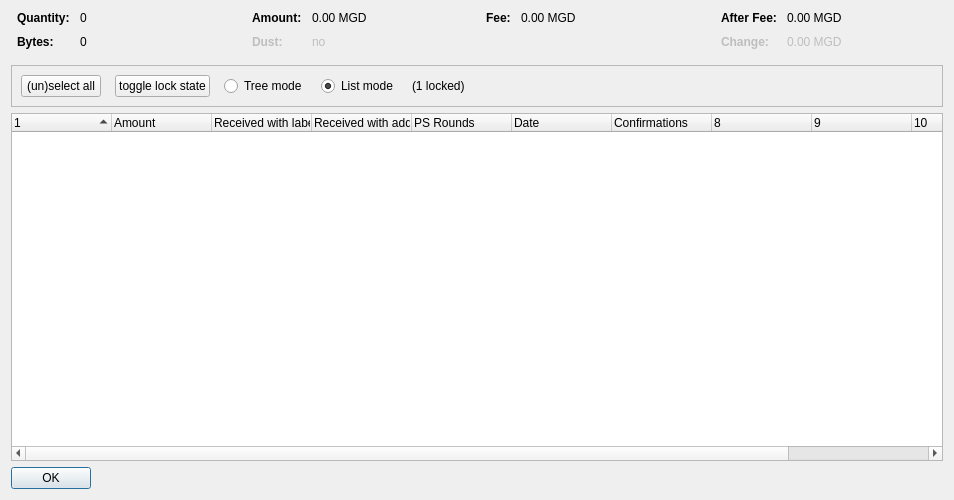
<?xml version="1.0" encoding="UTF-8"?>
<ui version="4.0">
 <class>CoinControlDialog</class>
 <widget class="QDialog" name="CoinControlDialog">
  <property name="geometry">
   <rect>
    <x>0</x>
    <y>0</y>
    <width>954</width>
    <height>500</height>
   </rect>
  </property>
  <property name="windowTitle">
   <string>Coin Selection</string>
  </property>
  <layout class="QVBoxLayout" name="verticalLayout">
   <item>
    <layout class="QHBoxLayout" name="horizontalLayoutTop" stretch="0,0,0,0">
     <property name="topMargin">
      <number>0</number>
     </property>
     <property name="bottomMargin">
      <number>10</number>
     </property>
     <item>
      <layout class="QFormLayout" name="formLayoutCoinControl1">
       <property name="horizontalSpacing">
        <number>10</number>
       </property>
       <property name="verticalSpacing">
        <number>10</number>
       </property>
       <property name="leftMargin">
        <number>6</number>
       </property>
       <property name="rightMargin">
        <number>6</number>
       </property>
       <item row="0" column="0">
        <widget class="QLabel" name="labelCoinControlQuantityText">
         <property name="font">
          <font>
           <weight>75</weight>
           <bold>true</bold>
          </font>
         </property>
         <property name="text">
          <string>Quantity:</string>
         </property>
        </widget>
       </item>
       <item row="0" column="1">
        <widget class="QLabel" name="labelCoinControlQuantity">
         <property name="cursor">
          <cursorShape>IBeamCursor</cursorShape>
         </property>
         <property name="contextMenuPolicy">
          <enum>Qt::ActionsContextMenu</enum>
         </property>
         <property name="text">
          <string notr="true">0</string>
         </property>
         <property name="textInteractionFlags">
          <set>Qt::LinksAccessibleByMouse|Qt::TextSelectableByKeyboard|Qt::TextSelectableByMouse</set>
         </property>
        </widget>
       </item>
       <item row="1" column="0">
        <widget class="QLabel" name="labelCoinControlBytesText">
         <property name="font">
          <font>
           <weight>75</weight>
           <bold>true</bold>
          </font>
         </property>
         <property name="text">
          <string>Bytes:</string>
         </property>
        </widget>
       </item>
       <item row="1" column="1">
        <widget class="QLabel" name="labelCoinControlBytes">
         <property name="cursor">
          <cursorShape>IBeamCursor</cursorShape>
         </property>
         <property name="contextMenuPolicy">
          <enum>Qt::ActionsContextMenu</enum>
         </property>
         <property name="text">
          <string notr="true">0</string>
         </property>
         <property name="textInteractionFlags">
          <set>Qt::LinksAccessibleByMouse|Qt::TextSelectableByKeyboard|Qt::TextSelectableByMouse</set>
         </property>
        </widget>
       </item>
      </layout>
     </item>
     <item>
      <layout class="QFormLayout" name="formLayoutCoinControl2">
       <property name="horizontalSpacing">
        <number>10</number>
       </property>
       <property name="verticalSpacing">
        <number>10</number>
       </property>
       <property name="leftMargin">
        <number>6</number>
       </property>
       <property name="rightMargin">
        <number>6</number>
       </property>
       <item row="0" column="0">
        <widget class="QLabel" name="labelCoinControlAmountText">
         <property name="font">
          <font>
           <weight>75</weight>
           <bold>true</bold>
          </font>
         </property>
         <property name="text">
          <string>Amount:</string>
         </property>
        </widget>
       </item>
       <item row="0" column="1">
        <widget class="QLabel" name="labelCoinControlAmount">
         <property name="cursor">
          <cursorShape>IBeamCursor</cursorShape>
         </property>
         <property name="contextMenuPolicy">
          <enum>Qt::ActionsContextMenu</enum>
         </property>
         <property name="text">
          <string notr="true">0.00 MGD</string>
         </property>
         <property name="textInteractionFlags">
          <set>Qt::LinksAccessibleByMouse|Qt::TextSelectableByKeyboard|Qt::TextSelectableByMouse</set>
         </property>
        </widget>
       </item>
       <item row="1" column="0">
        <widget class="QLabel" name="labelCoinControlLowOutputText">
         <property name="enabled">
          <bool>false</bool>
         </property>
         <property name="font">
          <font>
           <weight>75</weight>
           <bold>true</bold>
          </font>
         </property>
         <property name="text">
          <string>Dust:</string>
         </property>
        </widget>
       </item>
       <item row="1" column="1">
        <widget class="QLabel" name="labelCoinControlLowOutput">
         <property name="enabled">
          <bool>false</bool>
         </property>
         <property name="cursor">
          <cursorShape>IBeamCursor</cursorShape>
         </property>
         <property name="contextMenuPolicy">
          <enum>Qt::ActionsContextMenu</enum>
         </property>
         <property name="text">
          <string notr="true">no</string>
         </property>
         <property name="textInteractionFlags">
          <set>Qt::LinksAccessibleByMouse|Qt::TextSelectableByKeyboard|Qt::TextSelectableByMouse</set>
         </property>
        </widget>
       </item>
      </layout>
     </item>
     <item>
      <layout class="QFormLayout" name="formLayoutCoinControl3">
       <property name="horizontalSpacing">
        <number>10</number>
       </property>
       <property name="verticalSpacing">
        <number>10</number>
       </property>
       <property name="leftMargin">
        <number>6</number>
       </property>
       <property name="rightMargin">
        <number>6</number>
       </property>
       <item row="0" column="0">
        <widget class="QLabel" name="labelCoinControlFeeText">
         <property name="font">
          <font>
           <weight>75</weight>
           <bold>true</bold>
          </font>
         </property>
         <property name="text">
          <string>Fee:</string>
         </property>
        </widget>
       </item>
       <item row="0" column="1">
        <widget class="QLabel" name="labelCoinControlFee">
         <property name="cursor">
          <cursorShape>IBeamCursor</cursorShape>
         </property>
         <property name="contextMenuPolicy">
          <enum>Qt::ActionsContextMenu</enum>
         </property>
         <property name="text">
          <string notr="true">0.00 MGD</string>
         </property>
         <property name="textInteractionFlags">
          <set>Qt::LinksAccessibleByMouse|Qt::TextSelectableByKeyboard|Qt::TextSelectableByMouse</set>
         </property>
        </widget>
       </item>
      </layout>
     </item>
     <item>
      <layout class="QFormLayout" name="formLayoutCoinControl4">
       <property name="horizontalSpacing">
        <number>10</number>
       </property>
       <property name="verticalSpacing">
        <number>10</number>
       </property>
       <property name="leftMargin">
        <number>6</number>
       </property>
       <property name="rightMargin">
        <number>6</number>
       </property>
       <item row="0" column="0">
        <widget class="QLabel" name="labelCoinControlAfterFeeText">
         <property name="font">
          <font>
           <weight>75</weight>
           <bold>true</bold>
          </font>
         </property>
         <property name="text">
          <string>After Fee:</string>
         </property>
        </widget>
       </item>
       <item row="0" column="1">
        <widget class="QLabel" name="labelCoinControlAfterFee">
         <property name="cursor">
          <cursorShape>IBeamCursor</cursorShape>
         </property>
         <property name="contextMenuPolicy">
          <enum>Qt::ActionsContextMenu</enum>
         </property>
         <property name="text">
          <string notr="true">0.00 MGD</string>
         </property>
         <property name="textInteractionFlags">
          <set>Qt::LinksAccessibleByMouse|Qt::TextSelectableByKeyboard|Qt::TextSelectableByMouse</set>
         </property>
        </widget>
       </item>
       <item row="1" column="0">
        <widget class="QLabel" name="labelCoinControlChangeText">
         <property name="enabled">
          <bool>false</bool>
         </property>
         <property name="font">
          <font>
           <weight>75</weight>
           <bold>true</bold>
          </font>
         </property>
         <property name="text">
          <string>Change:</string>
         </property>
        </widget>
       </item>
       <item row="1" column="1">
        <widget class="QLabel" name="labelCoinControlChange">
         <property name="enabled">
          <bool>false</bool>
         </property>
         <property name="cursor">
          <cursorShape>IBeamCursor</cursorShape>
         </property>
         <property name="contextMenuPolicy">
          <enum>Qt::ActionsContextMenu</enum>
         </property>
         <property name="text">
          <string notr="true">0.00 MGD</string>
         </property>
         <property name="textInteractionFlags">
          <set>Qt::LinksAccessibleByMouse|Qt::TextSelectableByKeyboard|Qt::TextSelectableByMouse</set>
         </property>
        </widget>
       </item>
      </layout>
     </item>
    </layout>
   </item>
   <item>
    <widget class="QFrame" name="frame">
     <property name="minimumSize">
      <size>
       <width>0</width>
       <height>40</height>
      </size>
     </property>
     <property name="frameShape">
      <enum>QFrame::StyledPanel</enum>
     </property>
     <property name="frameShadow">
      <enum>QFrame::Sunken</enum>
     </property>
     <layout class="QHBoxLayout" name="horizontalLayout">
      <item>
       <layout class="QHBoxLayout" name="horizontalLayoutPanel" stretch="0,0,0,0,0,0">
        <property name="spacing">
         <number>14</number>
        </property>
        <item>
         <widget class="QPushButton" name="pushButtonSelectAll">
          <property name="sizePolicy">
           <sizepolicy hsizetype="Maximum" vsizetype="Fixed">
            <horstretch>0</horstretch>
            <verstretch>0</verstretch>
           </sizepolicy>
          </property>
          <property name="text">
           <string>(un)select all</string>
          </property>
          <property name="autoDefault">
           <bool>false</bool>
          </property>
         </widget>
        </item>
        <item>
         <widget class="QPushButton" name="pushButtonToggleLock">
          <property name="sizePolicy">
           <sizepolicy hsizetype="Maximum" vsizetype="Fixed">
            <horstretch>0</horstretch>
            <verstretch>0</verstretch>
           </sizepolicy>
          </property>
          <property name="text">
           <string>toggle lock state</string>
          </property>
          <property name="autoDefault">
           <bool>false</bool>
          </property>
         </widget>
        </item>
        <item>
         <widget class="QRadioButton" name="radioTreeMode">
          <property name="sizePolicy">
           <sizepolicy hsizetype="Maximum" vsizetype="Fixed">
            <horstretch>0</horstretch>
            <verstretch>0</verstretch>
           </sizepolicy>
          </property>
          <property name="text">
           <string>Tree mode</string>
          </property>
         </widget>
        </item>
        <item>
         <widget class="QRadioButton" name="radioListMode">
          <property name="sizePolicy">
           <sizepolicy hsizetype="Maximum" vsizetype="Fixed">
            <horstretch>0</horstretch>
            <verstretch>0</verstretch>
           </sizepolicy>
          </property>
          <property name="text">
           <string>List mode</string>
          </property>
          <property name="checked">
           <bool>true</bool>
          </property>
         </widget>
        </item>
        <item>
         <widget class="QLabel" name="labelLocked">
          <property name="text">
           <string>(1 locked)</string>
          </property>
         </widget>
        </item>
        <item>
         <spacer name="horizontalSpacer">
          <property name="orientation">
           <enum>Qt::Horizontal</enum>
          </property>
          <property name="sizeHint" stdset="0">
           <size>
            <width>40</width>
            <height>20</height>
           </size>
          </property>
         </spacer>
        </item>
       </layout>
      </item>
     </layout>
    </widget>
   </item>
   <item>
    <widget class="CoinControlTreeWidget" name="treeWidget">
     <property name="contextMenuPolicy">
      <enum>Qt::CustomContextMenu</enum>
     </property>
     <property name="sortingEnabled">
      <bool>false</bool>
     </property>
     <property name="columnCount">
      <number>11</number>
     </property>
     <attribute name="headerShowSortIndicator" stdset="0">
      <bool>true</bool>
     </attribute>
     <attribute name="headerStretchLastSection">
      <bool>false</bool>
     </attribute>
     <column>
      <property name="text">
       <string/>
      </property>
     </column>
     <column>
      <property name="text">
       <string>Amount</string>
      </property>
     </column>
     <column>
      <property name="text">
       <string>Received with label</string>
      </property>
     </column>
     <column>
      <property name="text">
       <string>Received with address</string>
      </property>
     </column>
     <column>
      <property name="text">
       <string>PS Rounds</string>
      </property>
     </column>
     <column>
      <property name="text">
       <string>Date</string>
      </property>
     </column>
     <column>
      <property name="text">
       <string>Confirmations</string>
      </property>
      <property name="toolTip">
       <string>Confirmed</string>
      </property>
     </column>
     <column>
      <property name="text">
       <string/>
      </property>
     </column>
     <column>
      <property name="text">
       <string/>
      </property>
     </column>
     <column>
      <property name="text">
       <string/>
      </property>
     </column>
     <column>
      <property name="text">
       <string/>
      </property>
     </column>
    </widget>
   </item>
   <item>
    <widget class="QDialogButtonBox" name="buttonBox">
     <property name="sizePolicy">
      <sizepolicy hsizetype="Maximum" vsizetype="Fixed">
       <horstretch>0</horstretch>
       <verstretch>0</verstretch>
      </sizepolicy>
     </property>
     <property name="orientation">
      <enum>Qt::Horizontal</enum>
     </property>
     <property name="standardButtons">
      <set>QDialogButtonBox::Ok</set>
     </property>
    </widget>
   </item>
  </layout>
 </widget>
 <customwidgets>
  <customwidget>
   <class>CoinControlTreeWidget</class>
   <extends>QTreeWidget</extends>
   <header>coincontroltreewidget.h</header>
  </customwidget>
 </customwidgets>
 <resources/>
 <connections/>
</ui>
